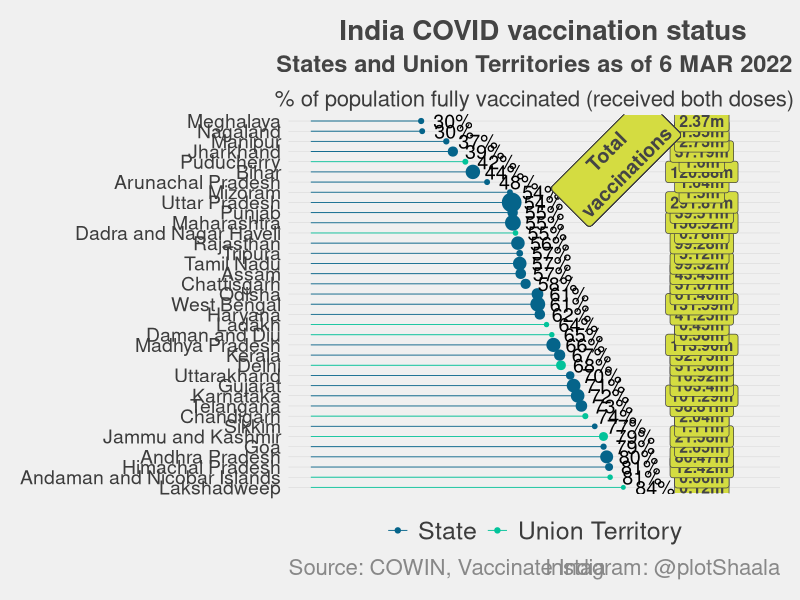

The R script that drew this image:
library(ggplot2)
library(ggthemes)
library(dplyr)

# Arrow reference : https://www.r-graph-gallery.com/233-add-annotations-on-ggplot2-chart.html

# Variables
typeColor <- c(State = "#05648A", "Union Territory" = "#02C39A") 
titleColor <- "#444444"
footerColor <- "#888888"  
labelFiller <- "#D4DC41"  
displayResolution <- 600


# set working directory and read the file
setwd("/Users/sanjaynoronha/Desktop/R/Github/R_charts")
df <- read.csv("Fig4_VaccineStatus.csv")
df <- df %>% arrange(desc(Percent))


# This function causes the State to be ordered
# but this starts from the bottom of the axis
df$State  <- factor(
  df$State 
  ,levels =  df$State
)

# draw a horizontal lollipop chart
# Horizontal version
p <- ggplot(df, aes(x=Percent, y=State)) +
  geom_segment( aes(x=0, xend= Percent, y= State, yend= State, color= Type), size = 0.3) +
  geom_point( aes(color= Type, size = Total)) +
  geom_text(aes(label = paste(ceiling(Percent), "%", sep = '')),  hjust = - 0.3, size = 5) +
  annotate("label", x = 105 , y =  df$State,  label = paste(round(df$Total/1000000,2), 'm', sep = ''),  size = 4,fontface = "bold", fill = labelFiller, colour = "#444444") +
  scale_colour_manual(values= typeColor) +
  scale_x_continuous(position = "top", limits = c(0,120))  +
  guides(size = "none")  +      #To turn off size legend
  annotate("segment", x = 90, xend = 95, y = "Manipur", yend = "Nagaland", colour = titleColor, size=2, alpha=0.6, arrow=arrow()) +
  geom_label( aes( x=82, y="Puducherry", label="Total\nvaccinations"), fill = labelFiller ,fontface = "bold", color= titleColor, size=5 , angle=45 ) +
  
  
# plotShaala theme
theme_fivethirtyeight() +

# customize the base theme
labs(
  title = "India COVID vaccination status"
  , subtitle = "States and Union Territories as of 6 MAR 2022"
  , caption = c("Instagram: @plotShaala", "Source: COWIN, Vaccinate India" )
) +
  
  
  theme(
    plot.caption = element_text(hjust=c(1, 0), colour = footerColor, size = 16)
    , plot.title = element_text(colour = titleColor, hjust = 0.6, size = 20)
    , plot.subtitle = element_text(colour = titleColor, hjust = 0.5, size = 17, face = "bold")
  ) +
  
  theme(
    panel.grid.major.y =  element_line(size = 0.15)
    , panel.grid.major.x =  element_blank()
    , panel.grid.minor.x =  element_blank()
    , panel.grid.minor.y = element_blank()
  ) +
  
  theme(
    axis.ticks = element_blank()
    , axis.text.y = element_text(size = 14)
    , axis.text.x = element_blank()
  ) +
  
  theme(
    legend.title = element_blank()
    , legend.text = element_text(size = 18)
    , legend.position= "bottom"
    
    , legend.background = element_blank()
  ) +
  
  theme(axis.title.x = element_text(size = 16)) + 
  xlab('% of population fully vaccinated (received both doses)') + 
  ylab(NULL) 


# save plot in high resolution
ggsave(plot = p, width = 10,  height = 11 ,units = "in",  dpi = displayResolution, filename = "Fig4_VaccineStatus.png")
  


